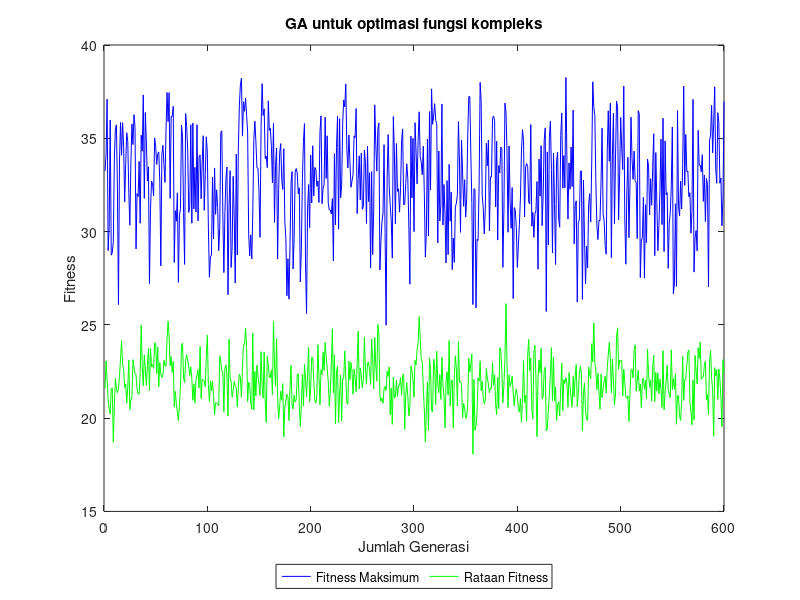

This figure's MATLAB source:
%% Tugas CI - GA code - 05/31/2015
%% membangkitkan individu
nGen = 600; %banyaknya generasi
Npop = 20;
Nkromosom = 33;
Nx1 = 18;
Nx2 = 15;
x1 = zeros(Npop,1);
x2 = zeros(Npop,1);
fitness = zeros(Npop,1);
allFitness = zeros(Npop,nGen);
newInd = floor(rand(Npop,Nkromosom)*2);
%% iterasi
for iter=1:nGen %looping sebanyak epoch yang ditentukan
    %inisialisasi
    individu = newInd;
    v1 = zeros(Npop,Nx1);
    v2 = zeros(Npop,Nx2);
    %% perhitungan fitness
    for i=1:size(individu,1) %membagi individu menjadi x1 dan x2
        v1(i,:) = individu(i,1:18);
        v2(i,:) = individu(i,19:end);
    end
    %mengubah v1 dan v2 ke bilangan desimal
    v1 = bi2de(v1,'left-msb');
    v2 = bi2de(v2,'left-msb');
    %konversi nilai desimal ke nilai x1 dan x2
    for i=1:size(individu,1)
        x1(i) = -3 + v1(i)*((12.1-(-3))/(2^18-1));
        x2(i) = 4.1 + v2(i)*((5.8-4.1)/(2^15-1));
    end
    %menghitung fitness function
    for i=1:size(individu,1)
        fitness(i) = 21.5 + (x1(i)*sin(4*pi*x1(i))) + (x2(i)*sin(20*pi*x2(i)));
    end
    allFitness(:,iter) = fitness;
    %% roulette wheel
    sumF = sum(fitness);
    probfit = fitness/sumF; %probabilitas fitness
    probKum = cumsum(probfit); %probablitas kumulatif
    RN = rand(1,Npop);
    newInd = individu;
    %proses pemilihan parent
    for i=1:Npop
        for j=1:Npop
            if(RN(i) <= probKum(j))
                newInd(i,:) = individu(j,:);
                break;
            end
        end
    end
    %% crossover, pc = 0.88
    parent = newInd;
    uInd = size(newInd,1);
    sumGen = size(newInd,2);
    j=1;
    Pc = 0.88;
    RN = rand(1,uInd);
    %proses memilih kromosom yang akan dipindah silang
    for i=1:uInd
        if RN(i) < Pc
            Pindex(j) = i;
            j = j+1;
        end
    end
    u_index = size(Pindex,2);
    %jika Pindex ganjil maka hilangkan 1
    if mod(u_index,2) ~= 0
        u_index = u_index - 1;
    end
    %proses crossover
    for i=1:2:u_index
        n = Pindex(i);
        m = Pindex(i+1);
        TP = 1 + round(rand*(sumGen-2));
        newInd(n,:) = [parent(n, 1:TP), parent(m, TP+1:sumGen)];
        newInd(m,:) = [parent(m, 1:TP), parent(n, TP+1:sumGen)];
    end
    %% mutasi, pm = 0.20 ==> 20 * 33 = 660, 660*0.2 = 132 gen/bit yg mutasi
    [m n] = size(newInd);
    %banyaknya gen yang akan dimutasi
    Pm = 0.2;
    sumMut = Pm*(m*n);

    for i=1:sumMut
        x = fix(1+m*rand);
        y = fix(1+n*rand);
        if newInd(x,y) == 0
            newInd(x,y) = 1;
        else
            newInd(x,y) = 0;
        end
    end
end
%% pengecekan fitness
sortedFitness = sort(allFitness,'descend'); %diurutkan fitness setiap iterasi
avgFitness = mean(allFitness);
bestFitness = sortedFitness(1,:);
%% plot fitness
plot(1:nGen,bestFitness,'blue',1:nGen,avgFitness,'green');
title('GA untuk optimasi fungsi kompleks');
xlabel('Jumlah Generasi');
ylabel('Fitness');
legend('Fitness Maksimum','Rataan Fitness','Location','southoutside','Orientation','horizontal');